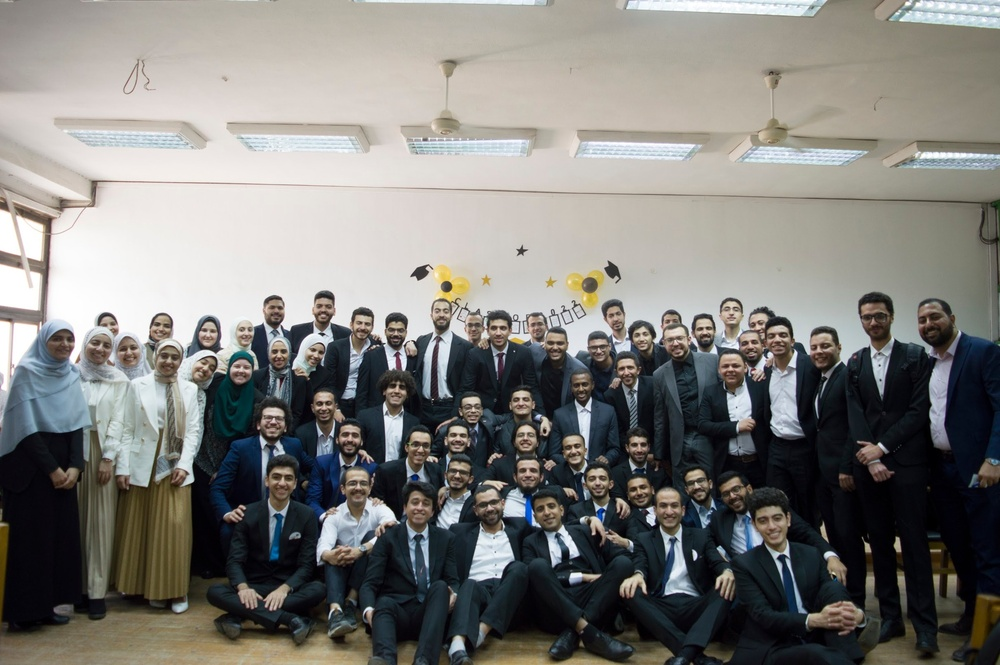
#> input picture FaceDetection/HOG-SVM/Examples/Test4.JPG, 1000 x 665 px, shrunk from 2048 x 1362 before the run, found by its file name
$ jupyter execute PreprocessingExperiment.ipynb
#> lines starting #> are read from the running program, lines starting #| are printed output that depends on the picture; after the words box and inside, x2 and y2 are one past the last pixel; in counts of white or black regions, pixels touching at a corner belong together
[cell 1]
from matplotlib import pyplot as plt
import cv2
import numpy as np

### Read and show the image

[cell 2]
# read the image
img = cv2.imread('./Examples/Test4.jpg')
#> img is the input picture: shape (665, 1000, 3); mean B, G, R 122.1, 125.8, 127.1

RGB_im = cv2.cvtColor(img, cv2.COLOR_BGR2RGB)
plt.imshow(RGB_im)
plt.show()

[cell 3]
def DetectSkinColor(img):
    """Detect skin color in an image

    Args:
        img (_type_): image

    Returns:
        _type_: a boolean mask of the image skin
    """
    # extract red and green and blue channels
    b, g, r = cv2.split(img)
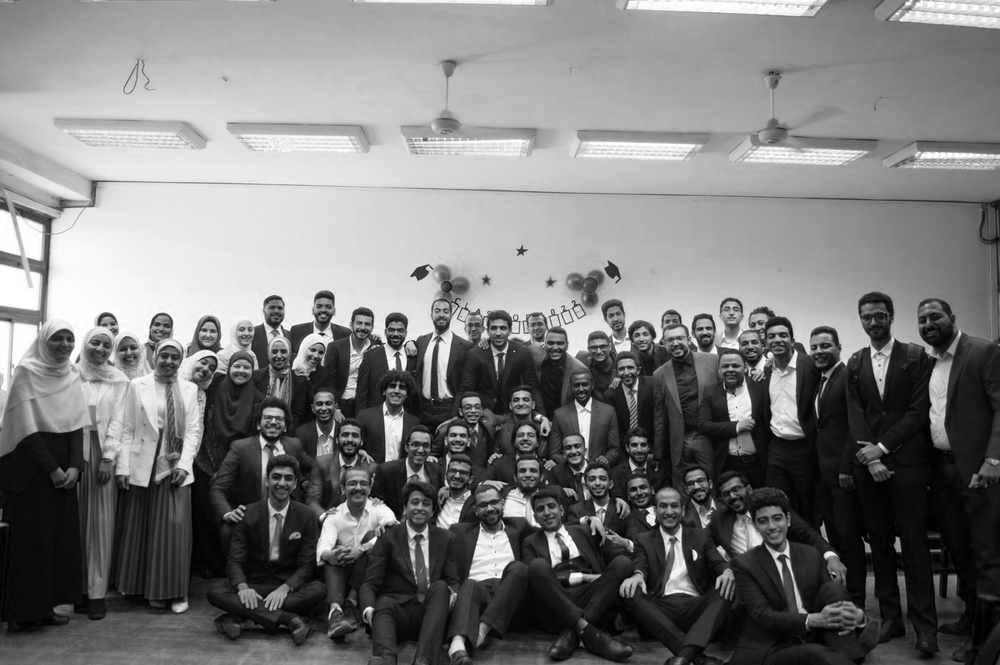
#> b: shape (665, 1000); min 0, max 255, mean 122.1
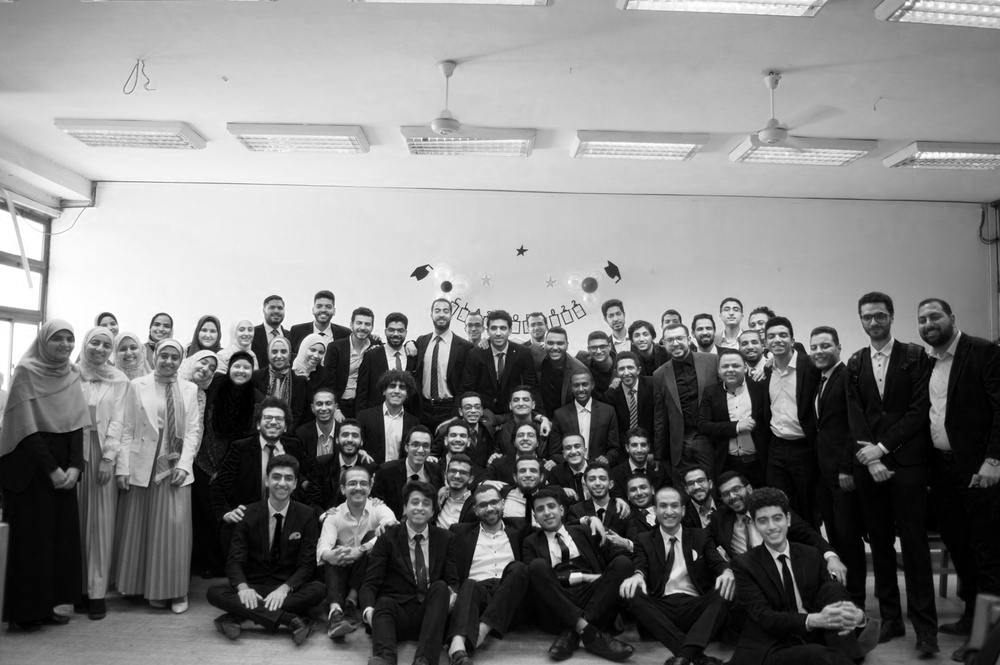
#> r: shape (665, 1000); min 0, max 255, mean 127.1

    # do a piecewise log
    calc1 = cv2.log(r/g)
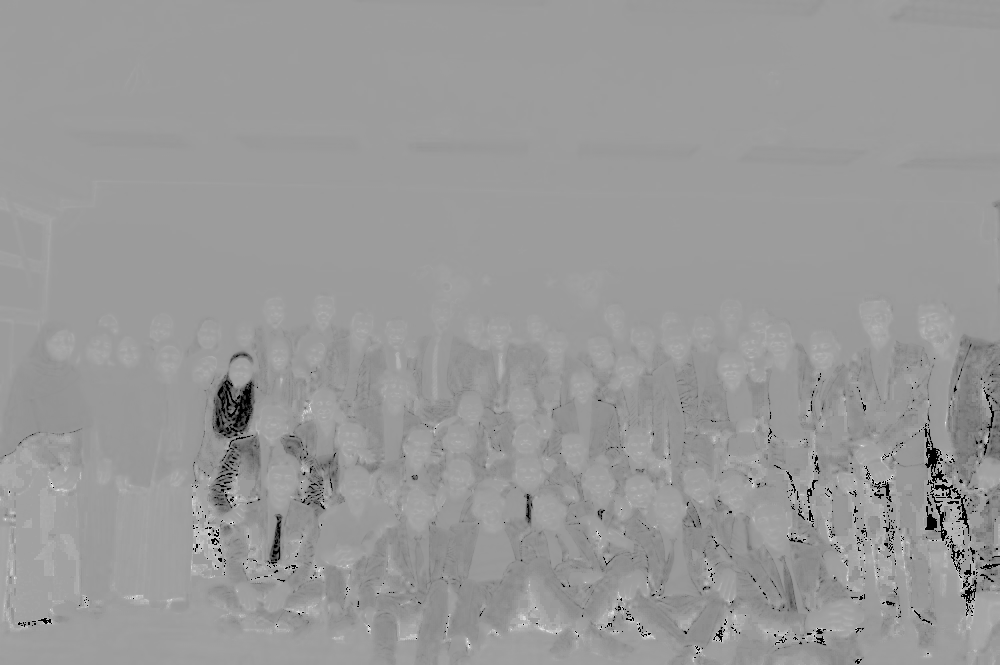
#> calc1: shape (665, 1000) float64; 0.7% of the values are NaN or infinite; the others: min -4.53, max 2.89, mean -0.031; drawn with min black, max white, NaN and infinite black
    calc2 = cv2.log(b/g)
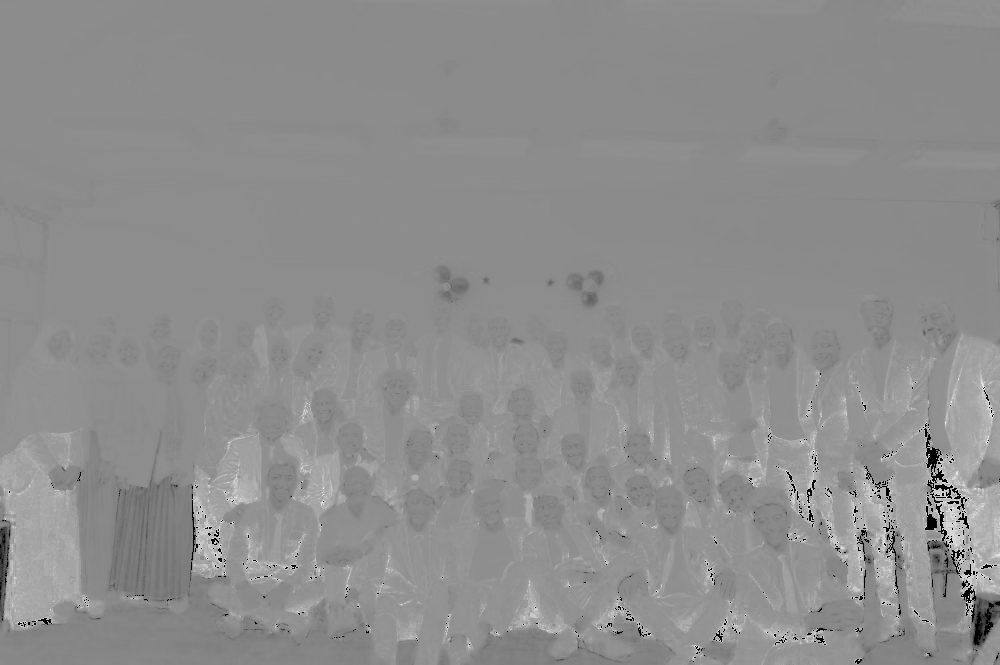
#> calc2: shape (665, 1000) float64; 0.55% of the values are NaN or infinite; the others: min -4.28, max 3.43, mean 0.0483; drawn with min black, max white, NaN and infinite black

    # mask if test1 between [0.15;1.1] and test2 between [-4;0.3]
    mask = (calc1 > 0.15) & (calc1 < 1.1) & (calc2 > -4) & (calc2 < 0.3)
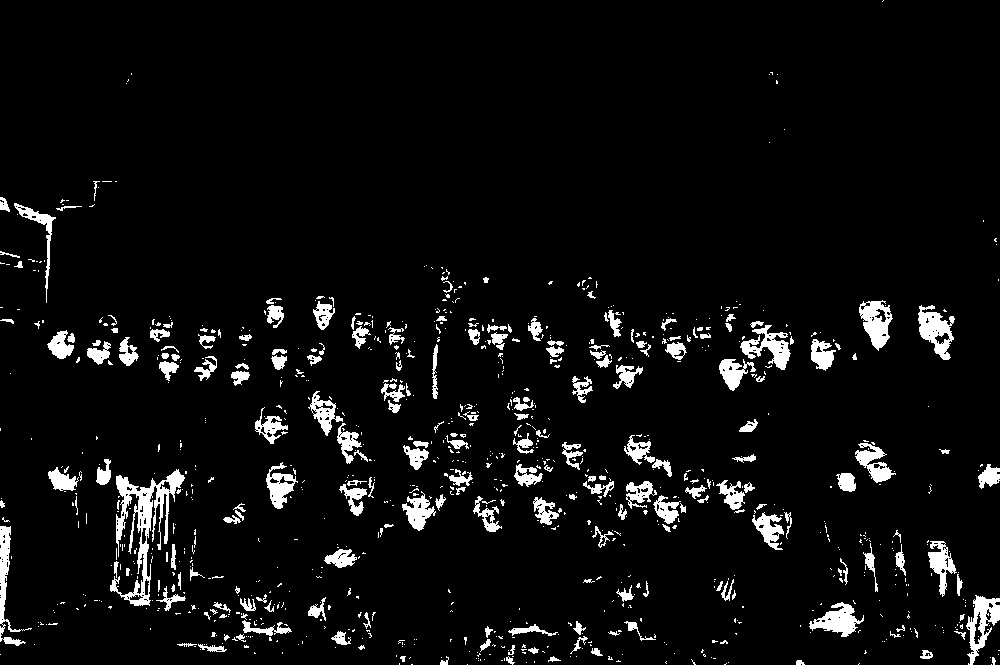
#> mask: shape (665, 1000) bool; 5.6% white; 951 white regions (736 under 20 px), largest, box (x1, y1, x2, y2) and area: (110, 469, 185, 606) 2860, (918, 305, 955, 360) 1032, (966, 595, 1000, 665) 1021

    return mask

[cell 4]
skinMask = DetectSkinColor(img)

plt.imshow(skinMask)
plt.show()

[cell 5]
def EdgeDetection(img, sigma=0.33):
    """Returns the edges in the image

    Args:
        img (_type_): image to extract features from
        sigma (float, optional): threshold of ranges of values to consider as edges. Defaults to 0.33.

    Returns:
        _type_: Edges in the image
    """
#> called with sigma = 0.33
    # Detect edges in the image
    median = np.median(img)
#> median = 143
    lower = int(max(0, (1.0 - sigma) * median))
#> lower = 95
    upper = int(min(255, (1.0 + sigma) * median))
#> upper = 190
    edges = cv2.Canny(img, lower, upper) # 50,100 also works well
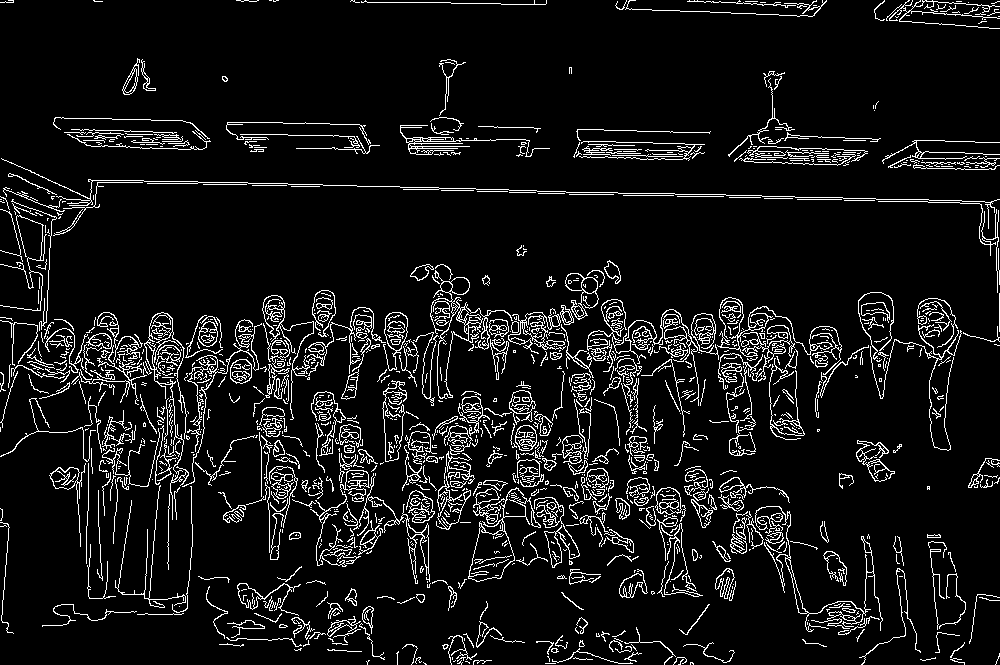
#> edges: shape (665, 1000); 8% white in thin lines or dots
    return edges

[cell 6]
edges = EdgeDetection(img)
plt.imshow(edges)
plt.show()

[cell 7]
print(edges)
#> (printed output is left out)

[cell 8]
print(skinMask)
#> (printed output is left out)

[cell 9]
# convert 0 to true and 1 to false of edges
edges = np.where(edges == 0, False, True)
#> edges: shape (665, 1000) bool; 8% white in thin lines or dots
print(edges)
#> (printed output is left out)

[cell 10]
# and edges with skin mask
andedMask = np.logical_and(edges, skinMask)
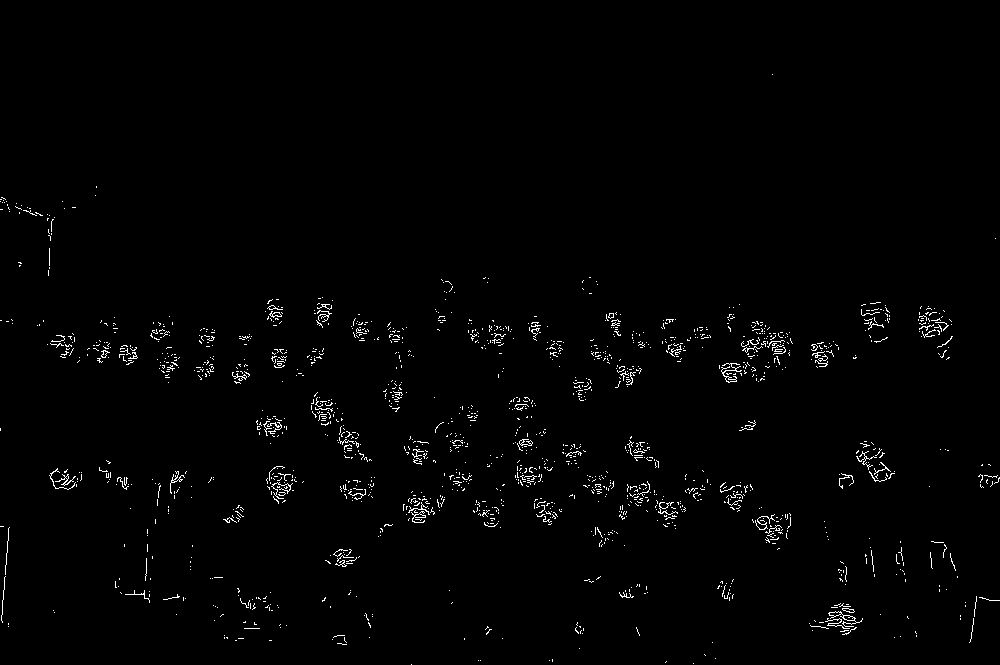
#> andedMask: shape (665, 1000) bool; 1.3% white in thin lines or dots, all inside (x1, y1, x2, y2) = (0, 74, 1000, 665)
plt.imshow(andedMask)
plt.show()

$ run again, with FaceDetection/HOG-SVM/Examples/Test1.jpg copied over FaceDetection/HOG-SVM/Examples/Test4.JPG
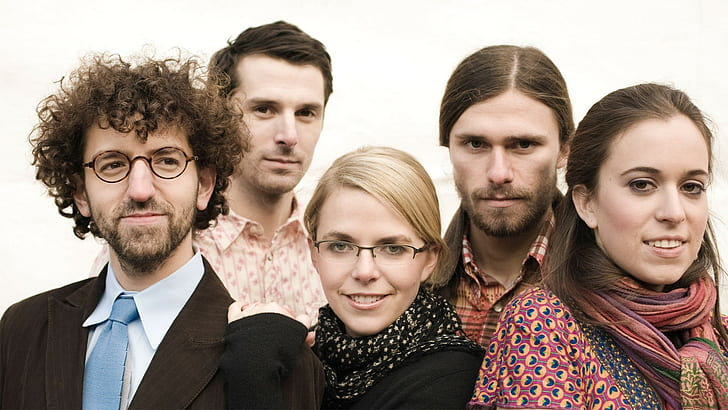
#> input picture FaceDetection/HOG-SVM/Examples/Test1.jpg, 728 x 410 px, found by its file name
#> img is the input picture: shape (410, 728, 3); mean B, G, R 132.3, 143.2, 161.1
#> in DetectSkinColor, `mask = (calc1 > 0.15) & (calc1 < 1.1) & (calc2 > -4) & (calc2 < 0.3)`:
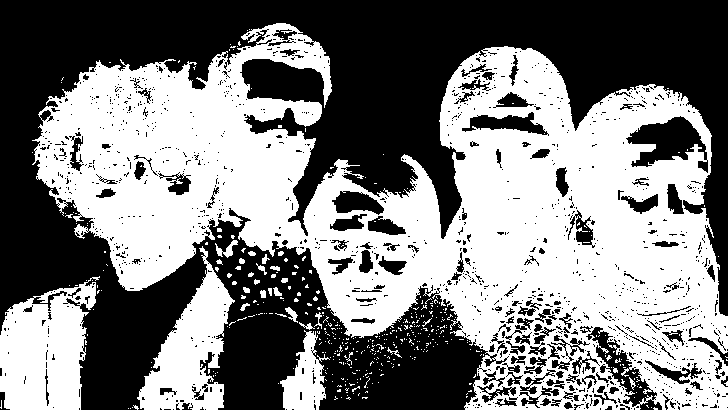
#> mask: shape (410, 728) bool; 50% white; 1265 black regions (1124 under 20 px), largest, box (x1, y1, x2, y2) and area: (0, 0, 728, 410) 127803, (626, 116, 708, 173) 2351, (586, 327, 662, 410) 1656
#> median = 151
#> lower = 101
#> upper = 200
#> (printed output is left out)
#> (printed output is left out)
#> (printed output is left out)
#> `andedMask = np.logical_and(edges, skinMask)`:
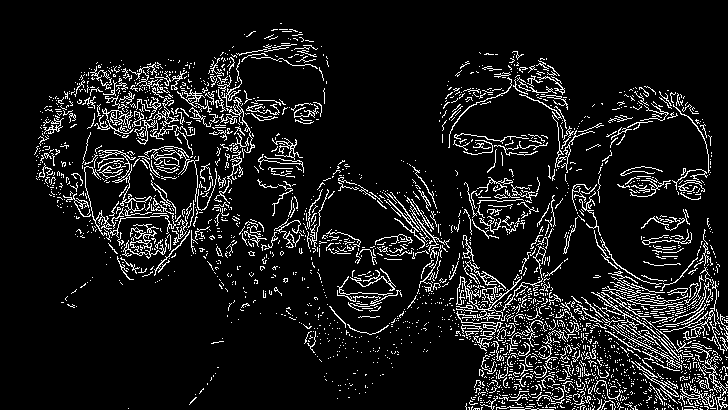
#> andedMask: shape (410, 728) bool; 9.6% white in thin lines or dots, all inside (x1, y1, x2, y2) = (34, 23, 728, 410)

$ run again, with FaceDetection/HOG-SVM/Examples/Test2.JPG copied over FaceDetection/HOG-SVM/Examples/Test4.JPG
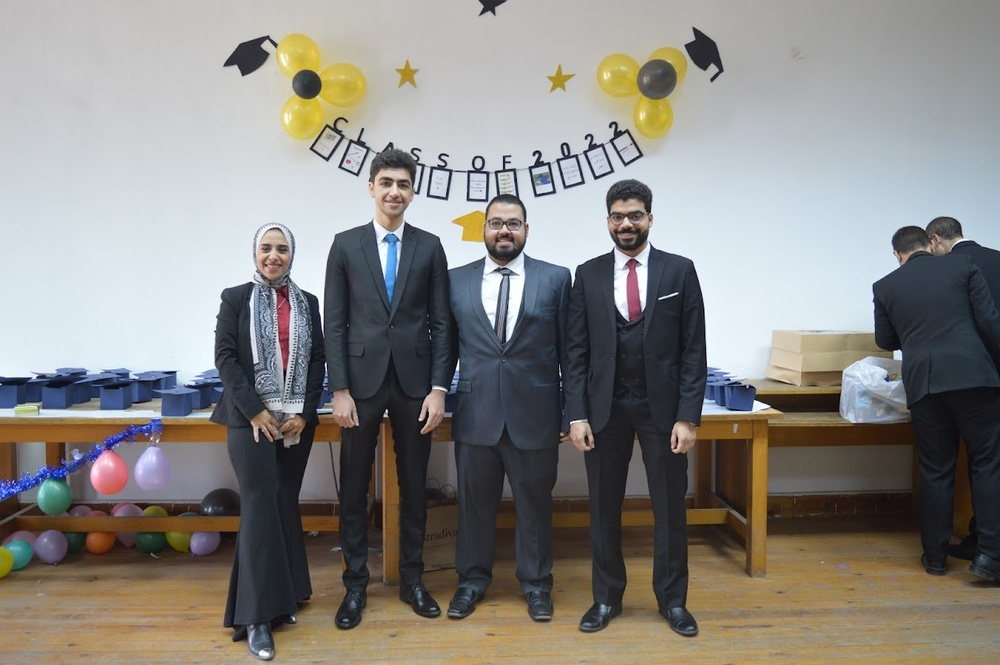
#> input picture FaceDetection/HOG-SVM/Examples/Test2.JPG, 1000 x 665 px, shrunk from 1248 x 830 before the run, found by its file name
#> img is the input picture: shape (665, 1000, 3); mean B, G, R 129.8, 133.5, 135.7
#> in DetectSkinColor, `mask = (calc1 > 0.15) & (calc1 < 1.1) & (calc2 > -4) & (calc2 < 0.3)`:
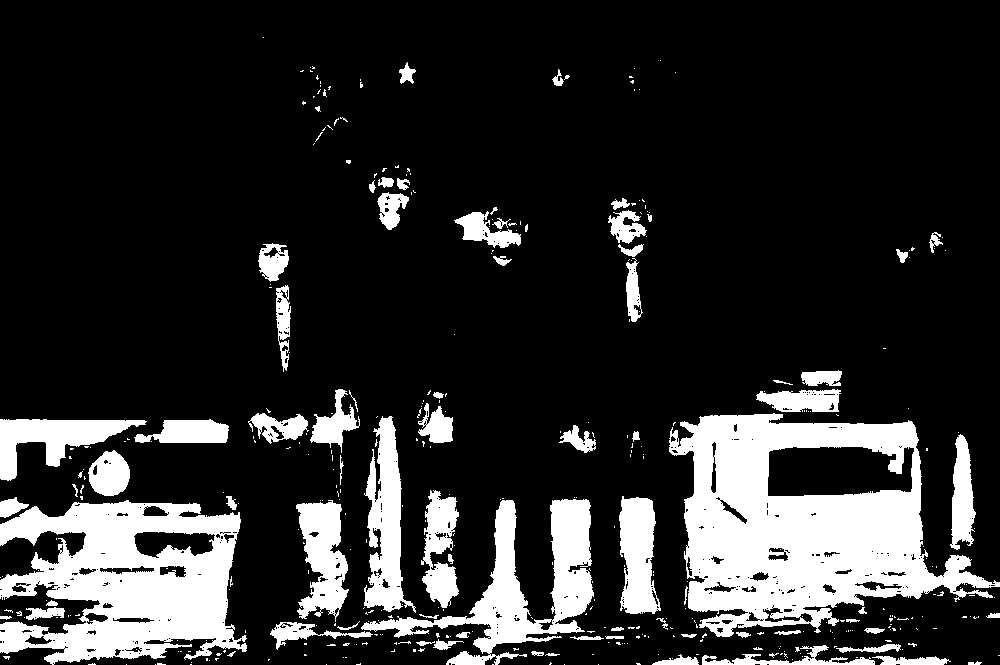
#> mask: shape (665, 1000) bool; 17.7% white; 401 white regions (326 under 20 px), largest, box (x1, y1, x2, y2) and area: (669, 413, 1000, 637) 38808, (0, 500, 247, 665) 25618, (361, 499, 594, 665) 11016
#> median = 142
#> lower = 95
#> upper = 188
#> (printed output is left out)
#> (printed output is left out)
#> (printed output is left out)
#> `andedMask = np.logical_and(edges, skinMask)`:
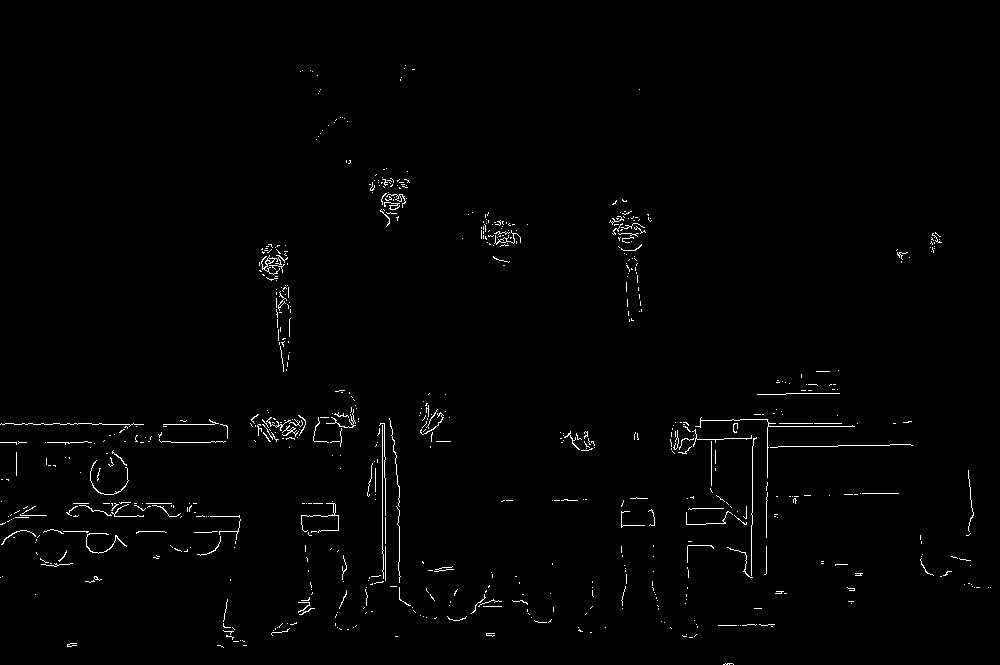
#> andedMask: shape (665, 1000) bool; 1.1% white in thin lines or dots, all inside (x1, y1, x2, y2) = (0, 65, 991, 665)
